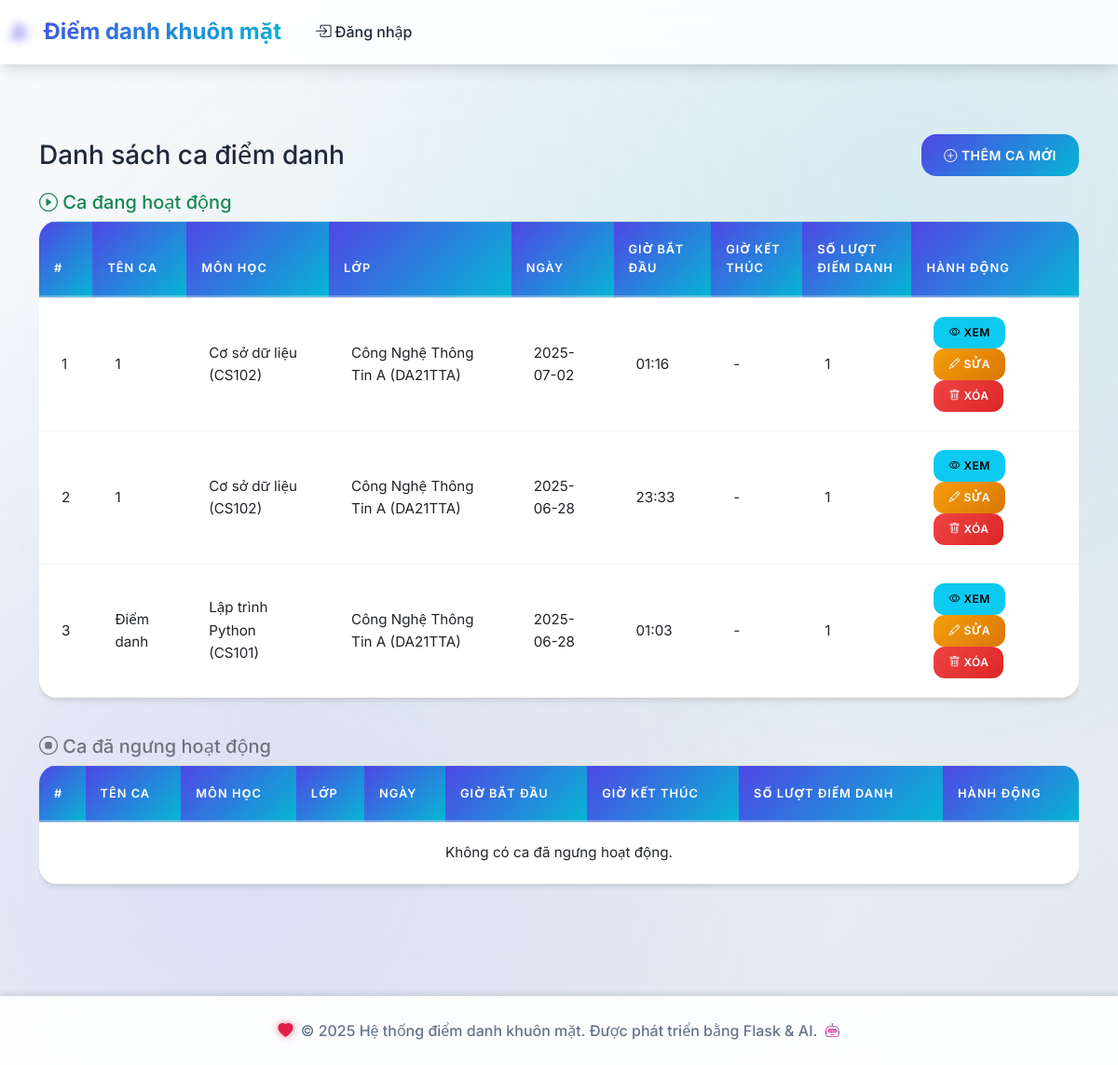
The app's page /attendance/sessions, older data.
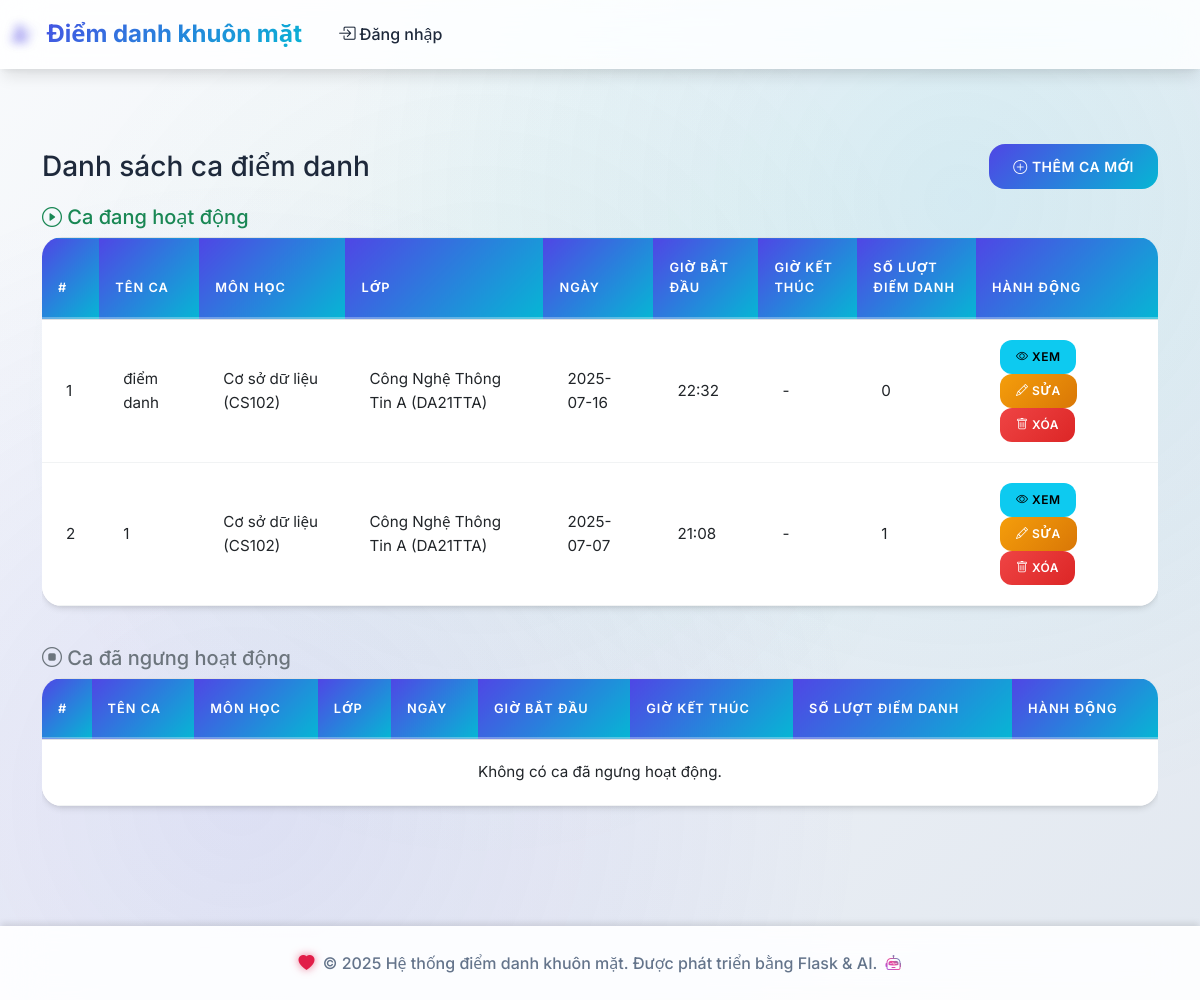
The same page, newer data.
### tables this page shows
CREATE TABLE attendance_sessions (
            id INTEGER PRIMARY KEY AUTOINCREMENT,
            session_name TEXT NOT NULL,
            subject_id INTEGER NOT NULL,
            class_id INTEGER NOT NULL,
            session_date DATE NOT NULL,
            start_time TIME NOT NULL,
            end_time TIME,
            status TEXT DEFAULT 'active',
            created_at TIMESTAMP DEFAULT CURRENT_TIMESTAMP, port INTEGER,
            FOREIGN KEY (subject_id) REFERENCES subjects (id),
            FOREIGN KEY (class_id) REFERENCES classes (id)
        );

### routes/attendance.py (the view)
@attendance_bp.route('/sessions')
def list_sessions():
    conn = get_db_connection()
    now = datetime.now().strftime('%Y-%m-%d %H:%M')
    active_sessions = conn.execute('''
        SELECT ast.*, s.subject_name, s.subject_code, c.class_name, c.class_code,
               COUNT(ar.id) as attendance_count
        FROM attendance_sessions ast
        JOIN subjects s ON ast.subject_id = s.id
        JOIN classes c ON ast.class_id = c.id
        LEFT JOIN attendance_records ar ON ast.id = ar.session_id
        WHERE (ast.end_time IS NULL OR (ast.session_date || ' ' || ast.end_time) > ?)
        GROUP BY ast.id
        ORDER BY ast.session_date DESC, ast.start_time DESC
    ''', (now,)).fetchall()
    inactive_sessions = conn.execute('''
        SELECT ast.*, s.subject_name, s.subject_code, c.class_name, c.class_code,
               COUNT(ar.id) as attendance_count
        FROM attendance_sessions ast
        JOIN subjects s ON ast.subject_id = s.id
        JOIN classes c ON ast.class_id = c.id
        LEFT JOIN attendance_records ar ON ast.id = ar.session_id
        WHERE (ast.end_time IS NOT NULL AND (ast.session_date || ' ' || ast.end_time) <= ?)
        GROUP BY ast.id
        ORDER BY ast.session_date DESC, ast.start_time DESC
    ''', (now,)).fetchall()
    conn.close()
    return render_template('attendance/sessions.html', active_sessions=active_sessions, inactive_sessions=inactive_sessions)

### models/database.py (called while the page is built)
def get_db_connection():
    conn = sqlite3.connect(DATABASE_PATH)
    conn.row_factory = sqlite3.Row
    return conn

### templates/attendance/sessions.html
{% extends "base.html" %} {% block title %}Quản lý ca điểm danh{% endblock %} {% block content %}
<div class="container py-4">
  <div class="d-flex justify-content-between align-items-center mb-3">
    <h3 class="mb-0">Danh sách ca điểm danh</h3>
    <a href="{{ url_for('attendance.add_session') }}" class="btn btn-primary"> <i class="bi bi-plus-circle"></i> Thêm ca mới </a>
  </div>
  <h5 class="text-success mb-2"><i class="bi bi-play-circle"></i> Ca đang hoạt động</h5>
  <div class="table-responsive mb-4">
    <table class="table table-bordered table-hover align-middle bg-white">
      <thead class="table-light">
        <tr>
          <th>#</th>
          <th>Tên ca</th>
          <th>Môn học</th>
          <th>Lớp</th>
          <th>Ngày</th>
          <th>Giờ bắt đầu</th>
          <th>Giờ kết thúc</th>
          <th>Số lượt điểm danh</th>
          <th>Hành động</th>
        </tr>
      </thead>
      <tbody>
        {% for s in active_sessions %}
        <tr>
          <td>{{ loop.index }}</td>
          <td>{{ s.session_name }}</td>
          <td>{{ s.subject_name }} ({{ s.subject_code }})</td>
          <td>{{ s.class_name }} ({{ s.class_code }})</td>
          <td>{{ s.session_date }}</td>
          <td>{{ s.start_time }}</td>
          <td>{{ s.end_time or '-' }}</td>
          <td>{{ s.attendance_count }}</td>
          <td>
            <a href="{{ url_for('attendance.session_detail', session_id=s.id) }}" class="btn btn-sm btn-info"><i class="bi bi-eye"></i> Xem</a>
            <a href="{{ url_for('attendance.edit_session', session_id=s.id) }}" class="btn btn-sm btn-warning"><i class="bi bi-pencil"></i> Sửa</a>
            <form action="{{ url_for('attendance.delete_session', session_id=s.id) }}" method="post" style="display: inline-block" onsubmit="return confirm('Bạn có chắc muốn xóa ca này?');">
              <button type="submit" class="btn btn-sm btn-danger"><i class="bi bi-trash"></i> Xóa</button>
            </form>
          </td>
        </tr>
        {% else %}
        <tr>
          <td colspan="9" class="text-center">Không có ca đang hoạt động.</td>
        </tr>
        {% endfor %}
      </tbody>
    </table>
  </div>
  <h5 class="text-secondary mb-2"><i class="bi bi-stop-circle"></i> Ca đã ngưng hoạt động</h5>
  <div class="table-responsive">
    <table class="table table-bordered table-hover align-middle bg-white">
      <thead class="table-light">
        <tr>
          <th>#</th>
          <th>Tên ca</th>
          <th>Môn học</th>
          <th>Lớp</th>
          <th>Ngày</th>
          <th>Giờ bắt đầu</th>
          <th>Giờ kết thúc</th>
          <th>Số lượt điểm danh</th>
          <th>Hành động</th>
        </tr>
      </thead>
      <tbody>
        {% for s in inactive_sessions %}
        <tr>
          <td>{{ loop.index }}</td>
          <td>{{ s.session_name }}</td>
          <td>{{ s.subject_name }} ({{ s.subject_code }})</td>
          <td>{{ s.class_name }} ({{ s.class_code }})</td>
          <td>{{ s.session_date }}</td>
          <td>{{ s.start_time }}</td>
          <td>{{ s.end_time or '-' }}</td>
          <td>{{ s.attendance_count }}</td>
          <td>
            <a href="{{ url_for('attendance.session_detail', session_id=s.id) }}" class="btn btn-sm btn-info"><i class="bi bi-eye"></i> Xem</a>
            <a href="{{ url_for('attendance.edit_session', session_id=s.id) }}" class="btn btn-sm btn-warning"><i class="bi bi-pencil"></i> Sửa</a>
            <form action="{{ url_for('attendance.delete_session', session_id=s.id) }}" method="post" style="display: inline-block" onsubmit="return confirm('Bạn có chắc muốn xóa ca này?');">
              <button type="submit" class="btn btn-sm btn-danger"><i class="bi bi-trash"></i> Xóa</button>
            </form>
          </td>
        </tr>
        {% else %}
        <tr>
          <td colspan="9" class="text-center">Không có ca đã ngưng hoạt động.</td>
        </tr>
        {% endfor %}
      </tbody>
    </table>
  </div>
</div>
{% endblock %}

### templates/base.html (shortened to what this page needs)
<!DOCTYPE html>
<html lang="vi">
  <head>
    <link href="https://cdn.jsdelivr.net/npm/bootstrap@5.3.0/dist/css/bootstrap.min.css" rel="stylesheet" />
    <link rel="stylesheet" href="https://cdn.jsdelivr.net/npm/@tabler/icons@latest/icons-sprite.svg" />
    <link rel="stylesheet" href="https://cdn.jsdelivr.net/npm/bootstrap-icons@1.11.0/font/bootstrap-icons.css" />
    <link rel="stylesheet" href="https://cdn.jsdelivr.net/npm/heroicons@2.0.18/24/outline/index.css" />
    <link href="https://cdnjs.cloudflare.com/ajax/libs/font-awesome/6.4.0/css/all.min.css" rel="stylesheet" />
    <link href="{{ url_for('static', filename='css/style.css') }}" rel="stylesheet" />
  </head>
  <body>
    <nav class="navbar navbar-expand-lg navbar-light fixed-top">
      <div class="container-fluid">
        <a class="navbar-brand" href="{{ url_for('index') }}">
          <i class="bi bi-person-check-fill icon-dashboard me-2"></i>
          Điểm danh khuôn mặt
        </a>
        <div class="collapse navbar-collapse" id="navbarNav">
          <ul class="navbar-nav">
            {% if session.logged_in %}
            <li class="nav-item dropdown">
              <a class="nav-link dropdown-toggle" href="#" role="button" data-bs-toggle="dropdown"> <i class="bi bi-person-circle icon-admin me-1"></i>{{ session.username or 'Admin' }} </a>
              <ul class="dropdown-menu">
                <li>
                  <a class="dropdown-item" href="{{ url_for('auth.logout') }}"> <i class="bi bi-box-arrow-right icon-logout me-2"></i>Đăng xuất </a>
                </li>
              </ul>
            </li>
            {% else %}
            <li class="nav-item">
              <a class="nav-link" href="{{ url_for('auth.login') }}"> <i class="bi bi-box-arrow-in-right me-1"></i>Đăng nhập </a>
            </li>
            {% endif %}
          </ul>
        </div>
      </div>
    </nav>
    <main class="main-content">
      <div class="container-fluid">
         {% block content %}{% endblock %}
      </div>
    </main>
    <footer class="text-center py-4">
      <div class="container">
        <p class="mb-0">
          <i class="bi bi-heart-fill icon-heart me-1"></i>
          &copy; 2025 Hệ thống điểm danh khuôn mặt. Được phát triển bằng Flask & AI.
          <i class="bi bi-robot icon-robot ms-1"></i>
        </p>
      </div>
    </footer>
  </body>
</html>

Row changes from the older to the newer data that the page shows:
removed attendance_sessions: session_name "1", subject_name "Cơ sở dữ liệu", subject_code "CS102", class_name "Công Nghệ Thông Tin A", class_code "DA21TTA", session_date "2025-07-02", start_time "01:16", end_time "-", attendance_count "1"
removed attendance_sessions: session_name "1", subject_name "Cơ sở dữ liệu", subject_code "CS102", class_name "Công Nghệ Thông Tin A", class_code "DA21TTA", session_date "2025-06-28", start_time "23:33", end_time "-", attendance_count "1"
removed attendance_sessions: session_name "Điểm danh", subject_name "Lập trình Python", subject_code "CS101", class_name "Công Nghệ Thông Tin A", class_code "DA21TTA", session_date "2025-06-28", start_time "01:03", end_time "-", attendance_count "1"
added attendance_sessions: session_name "điểm danh", subject_name "Cơ sở dữ liệu", subject_code "CS102", class_name "Công Nghệ Thông Tin A", class_code "DA21TTA", session_date "2025-07-16", start_time "22:32", end_time "-", attendance_count "0"
added attendance_sessions: session_name "1", subject_name "Cơ sở dữ liệu", subject_code "CS102", class_name "Công Nghệ Thông Tin A", class_code "DA21TTA", session_date "2025-07-07", start_time "21:08", end_time "-", attendance_count "1"
